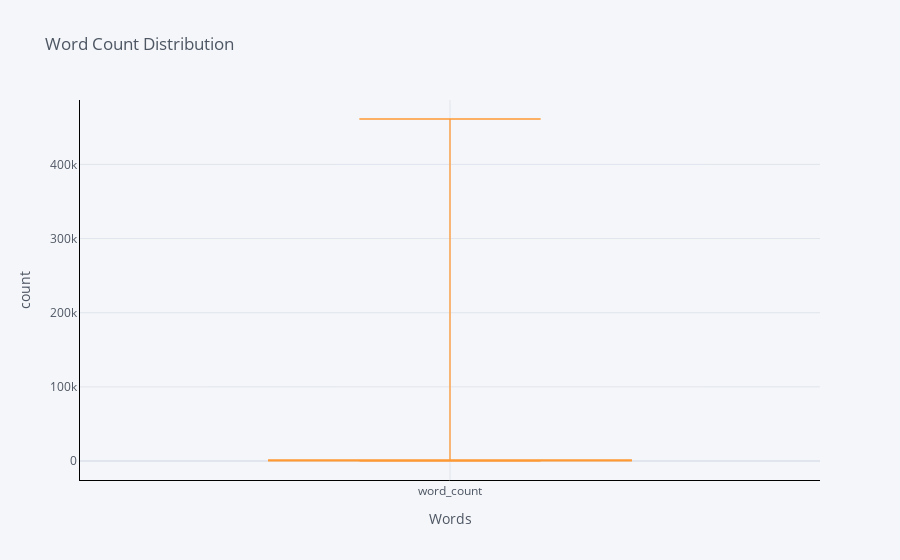

Notebook code cell kept with this figure:
### Code cell
train_df['word_count'].iplot(
    kind='box',
    xTitle='Words',
    linecolor='black',
    yTitle='count',
    title='Word Count Distribution')

### Figure 1 — Plotly figure (JSON) as saved in the notebook; plotly's stock layout.template omitted (floating-point values rounded to 4 significant figures; data arrays with more than 128 entries replaced by an {"elided": "..."} marker saying what was removed)
{"data": [{"boxpoints": false, "line": {"width": 1.3}, "marker": {"color": "rgba(255, 153, 51, 1.0)"}, "name": "word_count", "orientation": "v", "type": "box", "y": {"elided": "13875 int values"}}], "layout": {"legend": {"bgcolor": "#F5F6F9", "font": {"color": "#4D5663"}}, "paper_bgcolor": "#F5F6F9", "plot_bgcolor": "#F5F6F9", "title": {"font": {"color": "#4D5663"}, "text": "Word Count Distribution"}, "xaxis": {"gridcolor": "#E1E5ED", "linecolor": "black", "showgrid": true, "tickfont": {"color": "#4D5663"}, "title": {"font": {"color": "#4D5663"}, "text": "Words"}, "zerolinecolor": "#E1E5ED"}, "yaxis": {"gridcolor": "#E1E5ED", "linecolor": "black", "showgrid": true, "tickfont": {"color": "#4D5663"}, "title": {"font": {"color": "#4D5663"}, "text": "count"}, "zerolinecolor": "#E1E5ED"}}}
